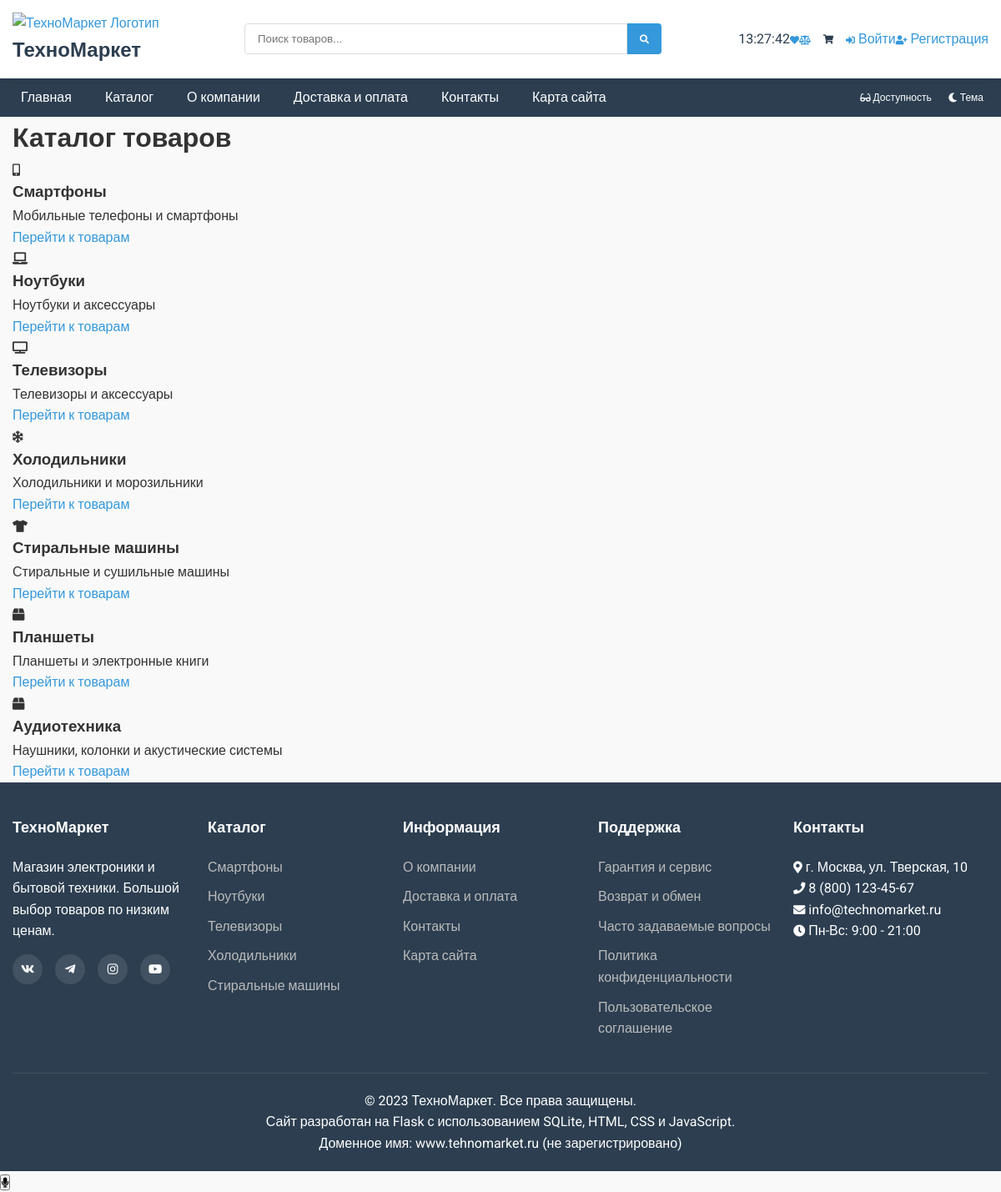
/catalog, run on the app's committed database.
### app/models/product.py (models this page shows, shortened)
class Category(db.Model):
    id = db.Column(db.Integer, primary_key=True)
    name = db.Column(db.String(100), nullable=False, index=True)
    description = db.Column(db.Text)
    products = db.relationship('Product', backref='category', lazy='selectin', cascade='all, delete-orphan')

### app/routes/shop.py (the view)
@bp.route('/catalog')
def catalog():
    categories = Category.query.all()
    record_page_visit('catalog')
    return render_template('catalog.html', categories=categories, title="Каталог товаров")

### app/utils/cache.py (called while the page is built)
def clear_cache_by_prefix(prefix):
    keys = cache.get_many(prefix + '*')
    if keys:
        cache.delete_many(keys.keys())

### templates/catalog.html
{% extends 'layout.html' %}
{% block content %}
    <div class="page-header">
        <h1>Каталог товаров</h1>
    </div>
    <div class="categories-grid">
        {% for category in categories %}
        <div class="category-card">
            <div class="category-icon">
                <i class="fas
                {% if category.name == 'Смартфоны' %}fa-mobile-alt
                {% elif category.name == 'Ноутбуки' %}fa-laptop
                {% elif category.name == 'Телевизоры' %}fa-tv
                {% elif category.name == 'Холодильники' %}fa-snowflake
                {% elif category.name == 'Стиральные машины' %}fa-tshirt
                {% else %}fa-box
                {% endif %}
                "></i>
            </div>
            <div class="category-info">
                <h3>{{ category.name }}</h3>
                <p>{{ category.description }}</p>
                <a href="{{ url_for('shop.category', category_id=category.id) }}" class="category-link">Перейти к товарам</a>
            </div>
        </div>
        {% endfor %}
    </div>
{% endblock %}

### templates/layout.html (shortened to what this page needs)
<!DOCTYPE html>
<html lang="ru">
<head>
    <link rel="stylesheet" href="https://cdnjs.cloudflare.com/ajax/libs/font-awesome/5.15.4/css/all.min.css">
    <link rel="stylesheet" href="{{ url_for('static', filename='css/main.css') }}">
    <link rel="stylesheet" href="{{ url_for('static', filename='css/cart_notification.css') }}">
</head>
<body class="default-theme">
    {% include 'header.html' %}
    <main class="container">
        {% block content %}{% endblock %}
    </main>
    {% include 'footer.html' %}
</body>
</html>

### templates/header.html (shortened to what this page needs)
<header>
    <div class="container">
        <div class="header-content">
            <div class="logo">
                <a href="{{ url_for('shop.home') }}">
                    <img src="{{ url_for('static', filename='images/logo.png') }}" alt="ТехноМаркет Логотип">
                    <div class="logo-text">ТехноМаркет</div>
                </a>
            </div>
            <form class="search-form" action="{{ url_for('shop.search') }}" method="GET">
                <input type="text" name="query" placeholder="Поиск товаров...">
                <button type="submit" title="Поиск" aria-label="Поиск по сайту"><i class="fas fa-search"></i></button>
            </form>
            <div class="user-actions">
                <div id="clock" class="clock">00:00:00</div>
                <a href="{{ url_for('favorites.index') }}" class="user-action-link" title="Избранное">
                    <i class="fas fa-heart"></i>
                </a>
                <a href="{{ url_for('compare.index') }}" class="user-action-link" title="Сравнение">
                    <i class="fas fa-balance-scale"></i>
                </a>
                <a href="{{ url_for('cart.index') }}" class="cart-icon">
                    <i class="fas fa-shopping-cart"></i>
                </a>
                {% if session.user_id %}
                    <a href="{{ url_for('profile.index') }}" class="user-action-link">
                        <i class="fas fa-user"></i> Профиль
                    </a>
                    {% if session.get('username') == 'admin' %}
                    <a href="{{ url_for('admin_panel') }}" class="user-action-link" title="Административная панель">
                        <i class="fas fa-cog"></i> Админ панель
                    </a>
                    {% endif %}
                    <a href="{{ url_for('auth.logout') }}" class="user-action-link">
                        <i class="fas fa-sign-out-alt"></i> Выйти
                    </a>
                {% else %}
                    <a href="{{ url_for('auth.login') }}" class="user-action-link">
                        <i class="fas fa-sign-in-alt"></i> Войти
                    </a>
                    <a href="{{ url_for('auth.register') }}" class="user-action-link">
                        <i class="fas fa-user-plus"></i> Регистрация
                    </a>
                {% endif %}
            </div>
        </div>
    </div>
</header>
<nav>
    <div class="container">
        <ul class="main-menu">
            <li><a href="{{ url_for('shop.home') }}">Главная</a></li>
            <li><a href="{{ url_for('shop.catalog') }}">Каталог</a></li>
            <li><a href="{{ url_for('static_pages.about') }}">О компании</a></li>
            <li><a href="{{ url_for('static_pages.delivery') }}">Доставка и оплата</a></li>
            <li><a href="{{ url_for('static_pages.contact') }}">Контакты</a></li>
            <li><a href="{{ url_for('static_pages.sitemap') }}">Карта сайта</a></li>
        </ul>
        <div class="accessibility-controls">
            <button id="increase-font" title="Режим для слабовидящих" aria-label="Включить режим для слабовидящих">
                <i class="fas fa-glasses"></i> <span class="button-text">Доступность</span>
            </button>
            <button id="dark-theme" title="Тёмная тема" aria-label="Включить тёмную тему">
                <i class="fas fa-moon"></i> <span class="button-text">Тема</span>
            </button>
        </div>
    </div>
</nav>

### templates/footer.html
<footer>
    <div class="container">
        <div class="footer-content">
            <div class="footer-column">
                <h3>ТехноМаркет</h3>
                <p>Магазин электроники и бытовой техники. Большой выбор товаров по низким ценам.</p>
                <div class="social-links">
                    <a href="#" target="_blank"><i class="fab fa-vk"></i></a>
                    <a href="#" target="_blank"><i class="fab fa-telegram-plane"></i></a>
                    <a href="#" target="_blank"><i class="fab fa-instagram"></i></a>
                    <a href="#" target="_blank"><i class="fab fa-youtube"></i></a>
                </div>
            </div>
            <div class="footer-column">
                <h3>Каталог</h3>
                <ul class="footer-menu">
                    <li><a href="{{ url_for('shop.category', category_id=1) }}">Смартфоны</a></li>
                    <li><a href="{{ url_for('shop.category', category_id=2) }}">Ноутбуки</a></li>
                    <li><a href="{{ url_for('shop.category', category_id=3) }}">Телевизоры</a></li>
                    <li><a href="{{ url_for('shop.category', category_id=4) }}">Холодильники</a></li>
                    <li><a href="{{ url_for('shop.category', category_id=5) }}">Стиральные машины</a></li>
                </ul>
            </div>
            <div class="footer-column">
                <h3>Информация</h3>
                <ul class="footer-menu">
                    <li><a href="{{ url_for('static_pages.about') }}">О компании</a></li>
                    <li><a href="{{ url_for('static_pages.delivery') }}">Доставка и оплата</a></li>
                    <li><a href="{{ url_for('static_pages.contact') }}">Контакты</a></li>
                    <li><a href="{{ url_for('static_pages.sitemap') }}">Карта сайта</a></li>
                </ul>
            </div>
            <div class="footer-column">
                <h3>Поддержка</h3>
                <ul class="footer-menu">
                    <li><a href="{{ url_for('static_pages.warranty') }}">Гарантия и сервис</a></li>
                    <li><a href="{{ url_for('static_pages.returns') }}">Возврат и обмен</a></li>
                    <li><a href="{{ url_for('static_pages.faq') }}">Часто задаваемые вопросы</a></li>
                    <li><a href="{{ url_for('static_pages.privacy') }}">Политика конфиденциальности</a></li>
                    <li><a href="{{ url_for('static_pages.terms') }}">Пользовательское соглашение</a></li>
                </ul>
            </div>
            <div class="footer-column">
                <h3>Контакты</h3>
                <p><i class="fas fa-map-marker-alt"></i> г. Москва, ул. Тверская, 10</p>
                <p><i class="fas fa-phone"></i> 8 (800) 123-45-67</p>
                <p><i class="fas fa-envelope"></i> info@technomarket.ru</p>
                <p><i class="fas fa-clock"></i> Пн-Вс: 9:00 - 21:00</p>
            </div>
        </div>
        <div class="footer-bottom">
            <p>&copy; 2023 ТехноМаркет. Все права защищены.</p>
            <p>Сайт разработан на Flask с использованием SQLite, HTML, CSS и JavaScript.</p>
            <p>Доменное имя: www.tehnomarket.ru (не зарегистрировано)</p>
        </div>
    </div>
</footer>

### static/css/cart_notification.css (style rules this page uses)
.cart-icon { position: relative; display: inline-flex; align-items: center; text-decoration: none; color: inherit; margin-right: 15px; }
.cart-icon i { font-size: 20px; }

### static/css/common.css (style rules this page uses)
:root { --primary-color: #3498db; --secondary-color: #2ecc71; --dark-color: #2c3e50; --light-color: #ecf0f1; --danger-color: #e74c3c; --success-color: #27ae60; --box-shadow: 0 2px 10px rgba(0, 0, 0, 0.1); }
* { box-sizing: border-box; margin: 0; padding: 0; }
body, body *, header, nav, .product-card, .categories, .visitor-counter, .cart-total, .contact-form, .product-details, .sitemap-list li, input, textarea, select, .form-control, .search-form input, .search-form button, .cart-table th, .cart-table td, footer, .footer-menu a { transition: background-color 0.3s ease, color 0.3s ease, border-color 0.3s ease, box-shadow 0.3s ease; }
body { font-family: 'Roboto', Arial, sans-serif; line-height: 1.6; background-color: #f9f9f9; color: #333; }
a { text-decoration: none; color: var(--primary-color); }
.container { max-width: 1200px; width: 100%; margin: 0 auto; padding: 0 15px; }
.fas, .far, .fab, .fa { font-size: 90%; }
.header-content .fas, .header-content .far, .header-content .fab, .header-content .fa { font-size: 85%; }

### static/css/header.css (style rules this page uses)
header { background-color: white; box-shadow: var(--box-shadow); padding: 15px 0; position: sticky; top: 0; z-index: 100; }
.header-content { display: flex; justify-content: space-between; align-items: center; }
.logo { display: flex; align-items: center; }
.logo img { max-height: 50px; margin-right: 10px; }
.logo-text { font-size: 24px; font-weight: bold; color: var(--dark-color); }
.search-form { display: flex; flex: 1; max-width: 500px; margin: 0 20px; }
.search-form input { width: 100%; padding: 10px 15px; border: 1px solid #ddd; border-radius: 4px 0 0 4px; outline: none; }
.search-form button { padding: 10px 15px; background-color: var(--primary-color); color: white; border: none; border-radius: 0 4px 4px 0; cursor: pointer; }
.user-actions { display: flex; align-items: center; }
.cart-icon { margin-left: 15px; position: relative; }
nav { background-color: var(--dark-color); padding: 10px 0; }
nav .container { display: flex; justify-content: space-between; }
.main-menu { list-style: none; display: flex; }
.main-menu li { margin-right: 20px; }
.main-menu a { color: white; padding: 5px 10px; border-radius: 3px; transition: background-color 0.3s; }
.accessibility-controls { display: flex; align-items: center; }
.accessibility-controls button { background: none; border: none; color: white; font-size: 12px; margin-left: 8px; cursor: pointer; transition: all 0.3s ease; padding: 2px 6px; border-radius: 3px; display: flex; align-items: center; }
.accessibility-controls button i { margin-right: 3px; font-size: 11px; }
.accessibility-controls button .button-text { display: inline-block; font-size: 12px; }
nav .fas, nav .far, nav .fab, nav .fa { font-size: 10px; }
.user-actions .fas, .user-actions .far, .user-actions .fab, .user-actions .fa { font-size: 11px; }
.search-form button .fas { font-size: 11px; }

### static/css/footer.css (style rules this page uses)
footer { background-color: var(--dark-color); color: white; padding: 40px 0 20px; }
.footer-content { display: flex; justify-content: space-between; margin-bottom: 30px; }
.footer-column { width: 25%; padding-right: 20px; }
.footer-column h3 { margin-bottom: 20px; font-size: 18px; }
.footer-menu { list-style: none; }
.footer-menu li { margin-bottom: 10px; }
.footer-menu a { color: #bbb; transition: color 0.3s; }
.footer-bottom { border-top: 1px solid rgba(255, 255, 255, 0.1); padding-top: 20px; text-align: center; }
.social-links { display: flex; margin-top: 15px; }
.social-links a { display: inline-block; margin-right: 15px; color: white; width: 36px; height: 36px; border-radius: 50%; background-color: rgba(255, 255, 255, 0.1); display: flex; align-items: center; justify-content: center; transition: background-color 0.3s; }

### data on the page
Category: name "Смартфоны", description "Мобильные телефоны и смартфоны"
Category: name "Ноутбуки", description "Ноутбуки и аксессуары"
Category: name "Телевизоры", description "Телевизоры и аксессуары"
Category: name "Холодильники", description "Холодильники и морозильники"
Category: name "Стиральные машины", description "Стиральные и сушильные машины"
Category: name "Планшеты", description "Планшеты и электронные книги"
Category: name "Аудиотехника", description "Наушники, колонки и акустические системы"
